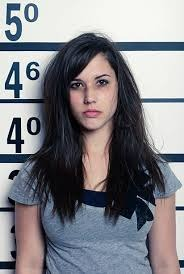
#> input picture face-similarity-app/frontend/src/assets/criminals image/88.jpg, 184 x 274 px
$ python -i embedding_service.py   (imports and definitions only)
#> lines starting #> are read from the running program, lines starting #| are printed output that depends on the picture
"""
embedding_service.py — InsightFace-only face embedding service.

Model:
  - InsightFace ArcFace R50 (w600k_r50.onnx) → 512-D L2-normalized

Key guarantees:
  - Model loaded ONCE at startup (singleton, thread-safe)
  - Failure → controlled error dict (no unhandled exception)
  - TTA: 3 augmentations averaged
  - All steps logged for debugging
"""

import os
import base64
import threading
import traceback

import cv2
import numpy as np
import requests

from models.insightface_model import (
    initialize_insightface_model,
    extract_insightface_embedding,
    normalize_embedding as normalize_insightface,
    is_insightface_initialized,
)

from utils.file_utils import generate_temp_filepath, cleanup_temp_file
from utils.similarity_utils import cosine_similarity

# ---------------------------------------------------------------------------
# Global initialization state
# ---------------------------------------------------------------------------

MODEL_INITIALIZED = False
_INIT_LOCK = threading.Lock()


# ---------------------------------------------------------------------------
# Startup model initialization
# ---------------------------------------------------------------------------

# [28 lines left out: function initialize_models, not called in this run]


def is_models_initialized() -> bool:
    return MODEL_INITIALIZED


# ---------------------------------------------------------------------------
# Public warmup — call once at server startup
# ---------------------------------------------------------------------------

# [117 lines left out: functions warmup_models, _init_insightface_safe, generate_tta_augmentations, _extract_insightface_single, not called in this run]


# ---------------------------------------------------------------------------
# External Facenet microservice
# ---------------------------------------------------------------------------

# Reads FACENET_API_URL from environment.
# Local dev  → default: http://localhost:8001
# Docker     → set FACENET_API_URL=http://facenet:8001 via docker-compose
FACENET_API_URL  = os.environ.get("FACENET_API_URL", "http://localhost:8001")
_FACENET_TIMEOUT = 10   # seconds per attempt
_FACENET_RETRIES = 1    # one retry on failure

# [1 line not run here, left out]


# [91 lines left out: functions get_facenet_embedding_from_service, extract_embedding_with_tta, not called in this run]


# ---------------------------------------------------------------------------
# Face detection + alignment
# ---------------------------------------------------------------------------

def _detect_and_align_face(image_path: str, enforce_detection: bool = False) -> np.ndarray:
    """
    Detect and align the largest face using OpenCV Haar cascade.
    Returns uint8 BGR face crop resized to 112x112 (InsightFace native size).
    Falls back to full image if no face detected (enforce_detection=False).
    No DeepFace / TensorFlow dependency.
    """
#> called with enforce_detection = False
    img = cv2.imread(image_path)
#> img is the input picture: shape (274, 184, 3); mean B, G, R 135, 129.7, 129.8
    if img is None:
        raise ValueError(f"cv2.imread() failed: {image_path}")

    gray = cv2.cvtColor(img, cv2.COLOR_BGR2GRAY)
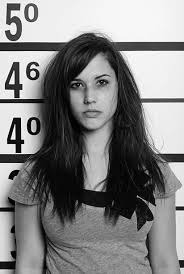
#> gray: shape (274, 184); min 0, max 255, mean 130.3
    cascade_path = cv2.data.haarcascades + "haarcascade_frontalface_default.xml"
    detector = cv2.CascadeClassifier(cascade_path)
    faces = detector.detectMultiScale(gray, scaleFactor=1.1, minNeighbors=5, minSize=(30, 30))
#> faces = [[58, 60, 65, 65]]

    if len(faces) == 0:
        if enforce_detection:
            raise ValueError(f"No face detected in: {image_path}")
        print(f"    [Detect] No face detected — using full image as fallback: {image_path}")
        aligned = img
    else:
        x, y, w, h = max(faces, key=lambda f: f[2] * f[3])
#> x = 58; y = 60; w = 65; h = 65
        pad = int(min(w, h) * 0.2)
#> pad = 13
        x1 = max(0, x - pad)
#> x1 = 45
        y1 = max(0, y - pad)
#> y1 = 47
        x2 = min(img.shape[1], x + w + pad)
#> x2 = 136
        y2 = min(img.shape[0], y + h + pad)
#> y2 = 138
        aligned = img[y1:y2, x1:x2]
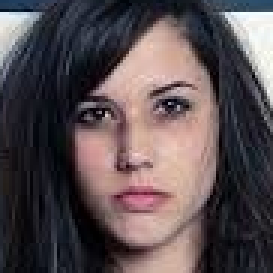
#> aligned: shape (91, 91, 3) (shown 3 times larger); mean B, G, R 81.2, 78.2, 89.3

    aligned = cv2.resize(aligned, (112, 112), interpolation=cv2.INTER_LANCZOS4)
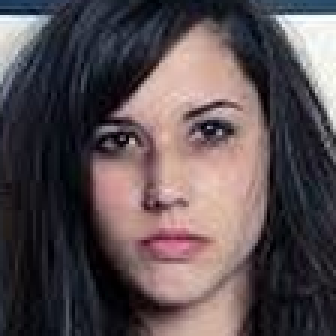
#> aligned: shape (112, 112, 3) (shown 3 times larger); mean B, G, R 81.2, 78.2, 89.3
    print(f"    [Detect] Face aligned: shape={aligned.shape}, dtype={aligned.dtype}")
#|     [Detect] Face aligned: shape=(112, 112, 3), dtype=uint8
    return aligned


# ---------------------------------------------------------------------------
# Image preprocessing
# ---------------------------------------------------------------------------

# [187 lines left out: functions _preprocess_face, _select_best_canny_threshold, extract_dual_embeddings, extract_embedding, not called in this run]

>>> result = _detect_and_align_face('../../frontend/src/assets/criminals image/88.jpg')

$ run again, on face-similarity-app/frontend/src/assets/criminals image/1.png
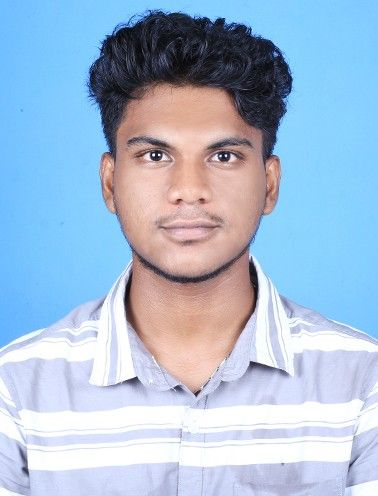
#> input picture face-similarity-app/frontend/src/assets/criminals image/1.png, 378 x 496 px
#> in _detect_and_align_face, img is the input picture: shape (496, 378, 3); mean B, G, R 212.4, 188.2, 166.5
#> in _detect_and_align_face, `gray = cv2.cvtColor(img, cv2.COLOR_BGR2GRAY)`:
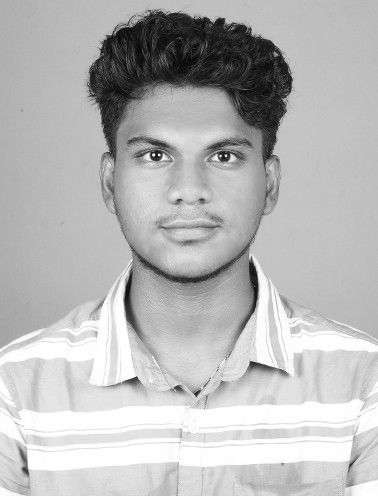
#> gray: shape (496, 378); min 0, max 255, mean 184.5
#> faces = [[99, 89, 180, 180]]
#> x = 99; y = 89; w = 180
#> pad = 36
#> x1 = 63
#> y1 = 53
#> x2 = 315
#> y2 = 305
#> in _detect_and_align_face, `aligned = cv2.resize(aligned, (112, 112), interpolation=cv2.INTER_LANC..`:
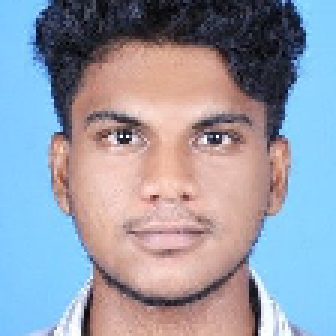
#> aligned: shape (112, 112, 3) (shown 3 times larger); mean B, G, R 168.6, 154.7, 149.6
#|     [Detect] Face aligned: shape=(112, 112, 3), dtype=uint8

$ run again, on face-similarity-app/frontend/src/assets/criminals image/10.png
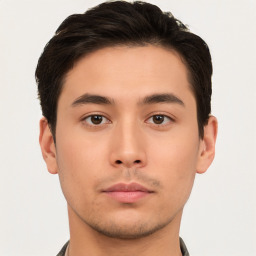
#> input picture face-similarity-app/frontend/src/assets/criminals image/10.png, 256 x 256 px
#> in _detect_and_align_face, img is the input picture: shape (256, 256, 3); mean B, G, R 152.6, 168.6, 196.8
#> in _detect_and_align_face, `gray = cv2.cvtColor(img, cv2.COLOR_BGR2GRAY)`:
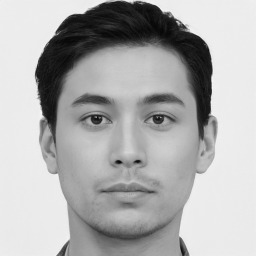
#> gray: shape (256, 256); min 5, max 249, mean 175.2
#> faces = [[38, 45, 180, 180]]
#> x = 38; y = 45; w = 180
#> pad = 36
#> x1 = 2
#> y1 = 9
#> x2 = 254
#> y2 = 256
#> in _detect_and_align_face, `aligned = cv2.resize(aligned, (112, 112), interpolation=cv2.INTER_LANC..`:
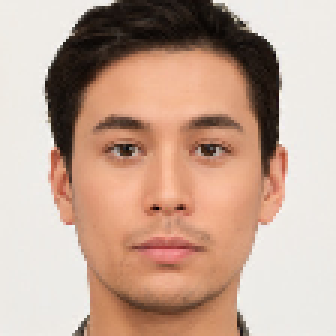
#> aligned: shape (112, 112, 3) (shown 3 times larger); mean B, G, R 149.9, 166.4, 195.9
#|     [Detect] Face aligned: shape=(112, 112, 3), dtype=uint8

$ run again, on face-similarity-app/frontend/src/assets/criminals image/2.png
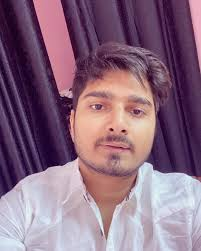
#> input picture face-similarity-app/frontend/src/assets/criminals image/2.png, 201 x 251 px
#> in _detect_and_align_face, img is the input picture: shape (251, 201, 3); mean B, G, R 127.9, 106.7, 137.1
#> in _detect_and_align_face, `gray = cv2.cvtColor(img, cv2.COLOR_BGR2GRAY)`:
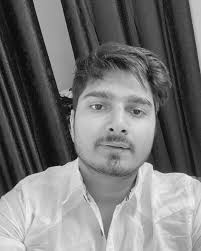
#> gray: shape (251, 201); min 7, max 246, mean 118.2
#> faces = [[66, 68, 105, 105]]
#> x = 66; y = 68; w = 105
#> pad = 21
#> x1 = 45
#> y1 = 47
#> x2 = 192
#> y2 = 194
#> in _detect_and_align_face, `aligned = cv2.resize(aligned, (112, 112), interpolation=cv2.INTER_LANC..`:
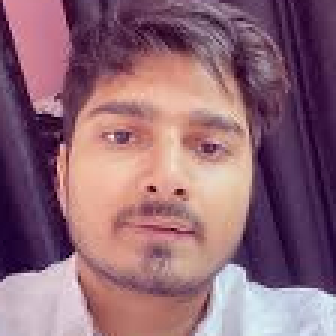
#> aligned: shape (112, 112, 3) (shown 3 times larger); mean B, G, R 118.3, 103.9, 143.4
#|     [Detect] Face aligned: shape=(112, 112, 3), dtype=uint8
